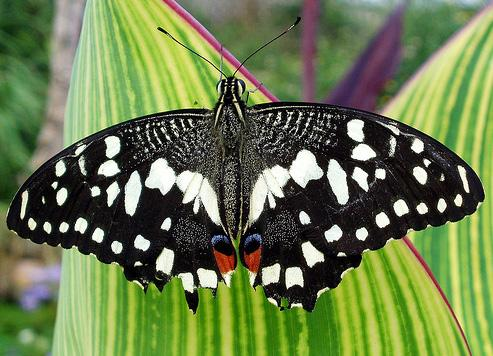
#> input picture 7.21/res/butterfly.jpg, 493 x 356 px, found by its file name
$ python Color_image_inverse.py
#> lines starting #> are read from the running program, lines starting #| are printed output that depends on the picture
import numpy as np
import cv2

def color_op():
    src = cv2.imread('7.21/res/butterfly.jpg', cv2.IMREAD_COLOR)
#> src is the input picture: shape (356, 493, 3); mean B, G, R 77.2, 123.6, 107

    if src is None:
        print('Image load failed!')
        return

    print('src.shape:', src.shape)
#| src.shape: (356, 493, 3)
    print('src.dtype:', src.dtype)
#| src.dtype: uint8

    # b, g, r = src[0, 0]
    print('The pixel value [B, G, R] at (0, 0) is', src[0, 0])
#| The pixel value [B, G, R] at (0, 0) is [47 88 50]

def color_invers():
    src = cv2.imread('7.21/res/butterfly.jpg', cv2.IMREAD_COLOR)

    if src is None:
        print('Image load failed!')
        return

    dst = np.zeros(src.shape, src.dtype)
    for j in range(src.shape[0]):
        for i in range(src.shape[1]):
            p1 = src[j, i]
            p2 = dst[j, i]

            p2[0] = 255 - p1[0]
            p2[1] = 255 - p1[1]
            p2[2] = 255 - p1[2]

    cv2.imshow('src', src)
    cv2.imshow('dst', dst)
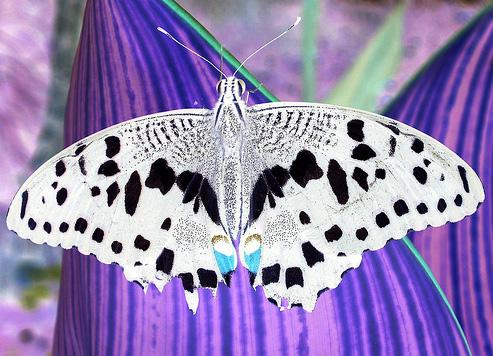
#> window 'dst': shape (356, 493, 3); mean B, G, R 177.8, 131.4, 148
    cv2.waitKey()
    cv2.destroyAllWindows()

if __name__ == "__main__":
    color_op()
    color_invers()

$ run again, with 7.21/res/beagle.jpg copied over 7.21/res/butterfly.jpg
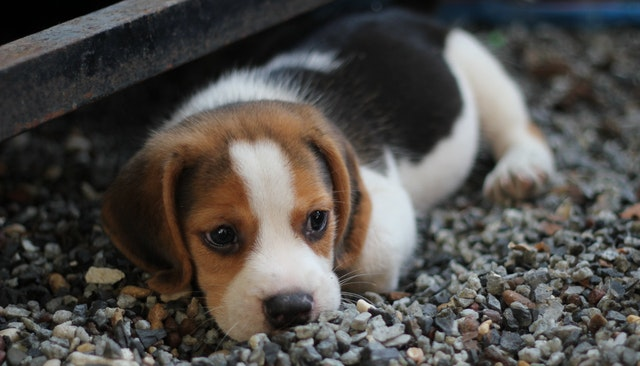
#> input picture 7.21/res/beagle.jpg, 640 x 366 px, found by its file name
#> in color_op, src is the input picture: shape (366, 640, 3); mean B, G, R 73.8, 77.2, 80.1
#| src.shape: (366, 640, 3)
#| src.dtype: uint8
#| The pixel value [B, G, R] at (0, 0) is [1 1 1]
#> in color_invers, `cv2.imshow('dst', dst)`:
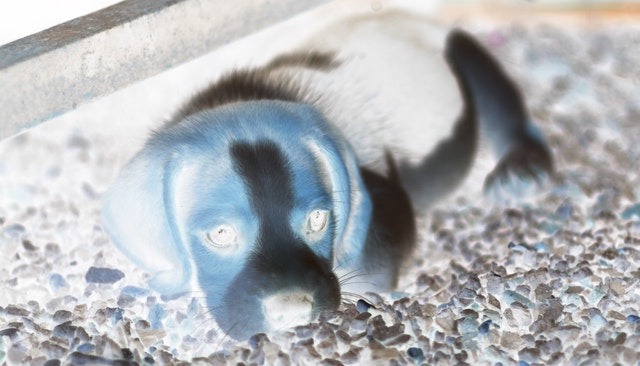
#> window 'dst': shape (366, 640, 3); mean B, G, R 181.2, 177.8, 174.9

$ run again, with 7.21/res/building.jpg copied over 7.21/res/butterfly.jpg
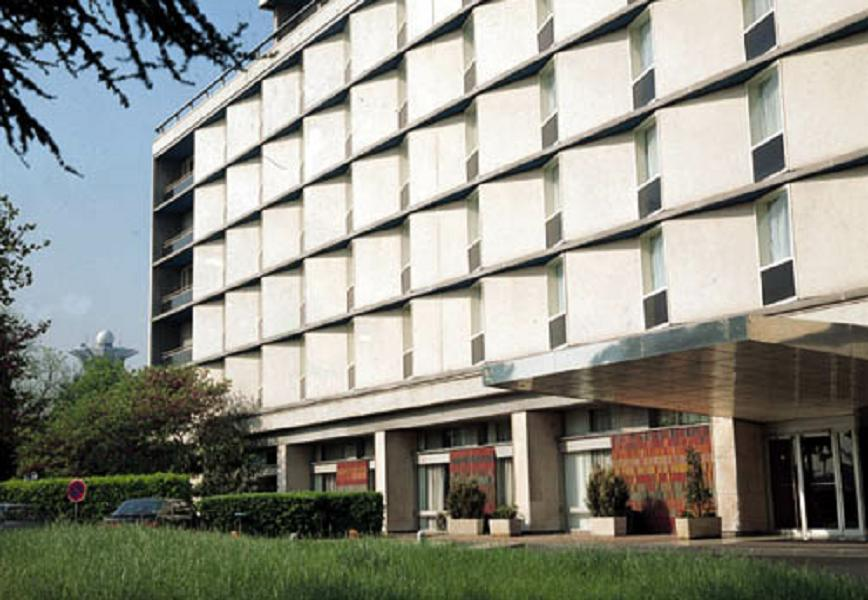
#> input picture 7.21/res/building.jpg, 868 x 600 px, found by its file name
#> in color_op, src is the input picture: shape (600, 868, 3); mean B, G, R 133.7, 143.6, 142.9
#| src.shape: (600, 868, 3)
#| src.dtype: uint8
#| The pixel value [B, G, R] at (0, 0) is [0 0 5]
#> in color_invers, `cv2.imshow('dst', dst)`:
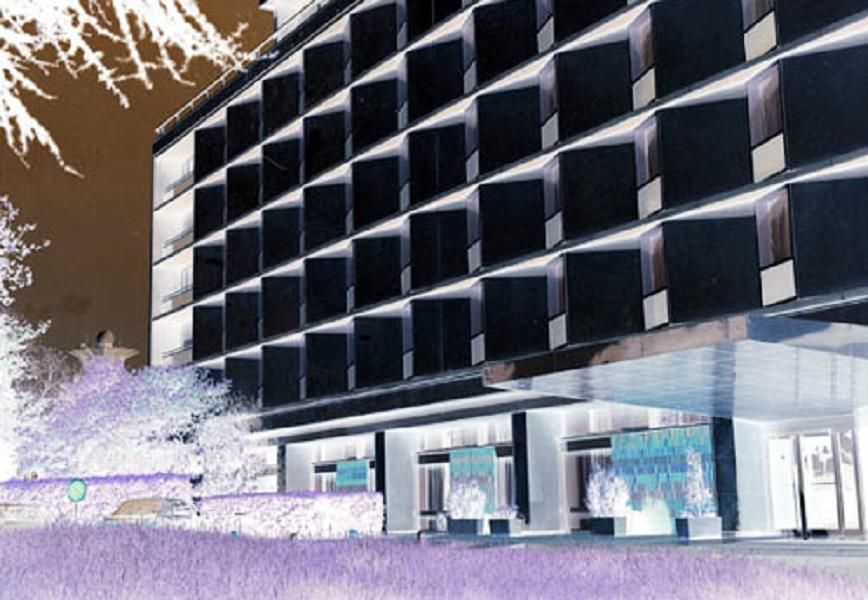
#> window 'dst': shape (600, 868, 3); mean B, G, R 121.3, 111.4, 112.1

$ run again, with 7.21/res/cup.jpg copied over 7.21/res/butterfly.jpg
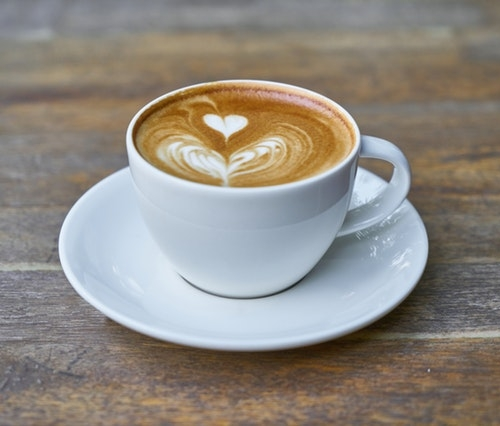
#> input picture 7.21/res/cup.jpg, 500 x 426 px, found by its file name
#> in color_op, src is the input picture: shape (426, 500, 3); mean B, G, R 129.8, 137.7, 143.7
#| src.shape: (426, 500, 3)
#| src.dtype: uint8
#| The pixel value [B, G, R] at (0, 0) is [130 121 117]
#> in color_invers, `cv2.imshow('dst', dst)`:
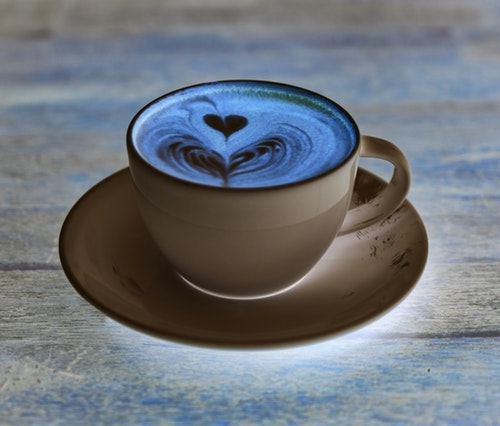
#> window 'dst': shape (426, 500, 3); mean B, G, R 125.2, 117.3, 111.3
